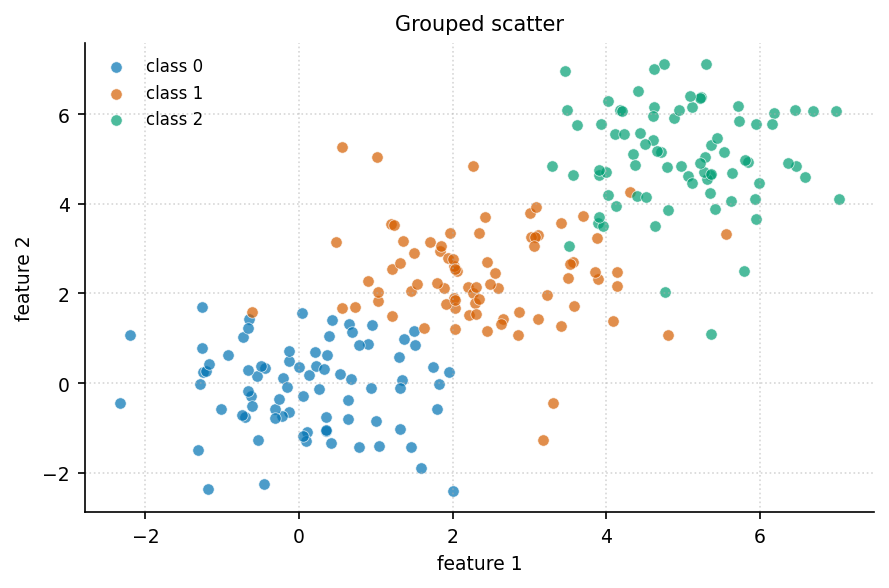

This chart was generated by the following Python code:
"""scatter_grouped: 按类别着色的散点."""
import sys, os; sys.path.insert(0, os.path.join(os.path.dirname(os.path.abspath(__file__)), '..', '..', '_utils', 'python'))
import numpy as np
import matplotlib.pyplot as plt
from theme import apply_theme
from palette import cycle
from demo_data import gen_scatter

def make_figure(x=None, y=None, groups=None, title='Grouped scatter'):
    apply_theme()
    if x is None:
        x, y, groups = gen_scatter(n=80, n_groups=3, separation=2.5)
    fig, ax = plt.subplots()
    for g in np.unique(groups):
        m = groups == g
        ax.scatter(x[m], y[m], s=30, color=cycle(int(g)), alpha=0.7,
                   edgecolors='w', linewidth=0.4, label=f'class {int(g)}')
    ax.set_xlabel('feature 1'); ax.set_ylabel('feature 2'); ax.set_title(title)
    ax.legend(); ax.grid(True, linestyle=':', alpha=0.5)
    fig.tight_layout()
    return fig

if __name__ == '__main__':
    fig = make_figure()
    fig.savefig(__file__.replace('.py', '.png'), dpi=150)
